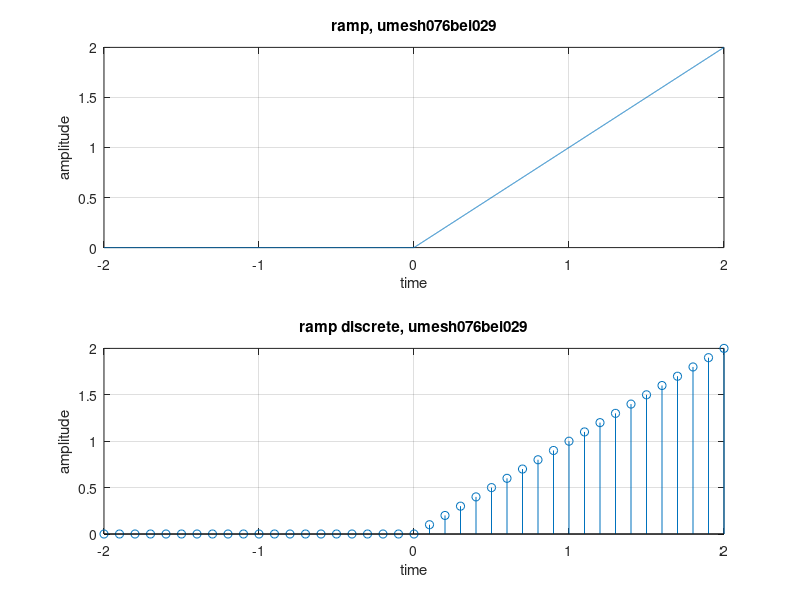

This figure's MATLAB source:
%continuous n discrete ramp  signal 
clc; close all; clear all;
i=1;
for t=-2:0.001:2
   if (t>=0)
      x(i)=t;
   else
       x(i)=0;
   end;
   i=i+1;
end;
t= -2:0.001:2;
subplot(2,1,1)
plot(t,x)
grid on;
xlabel('time'); ylabel('amplitude');
title('ramp, umesh076bei029')
clear all;

i=1;
for t=-2:0.1:2
   if (t>=0)
      x(i)=t,
   else
       x(i)=0;
   end;
   i=i+1;
end;
t= -2:0.1:2;
subplot(2,1,2)
stem(t,x)
grid on;
xlabel('time'); ylabel('amplitude');
title('ramp discrete, umesh076bei029')
clear all;